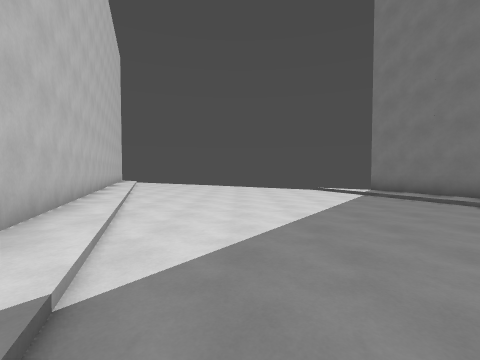
view 1 (above)

24 first-person views from a walk through a level from a Godot 3-D game. The camera is 1.5 m above the floor, tilts 2° down and sees 90° across. The floor is counted in squares, 2 m on a side. Each view is taken from the middle of a square. On the plan, view 1 faces up. The plan holds only what a view shows up to about 9 squares ahead; the rest is blank. The place goes on beyond the plan.

view 2
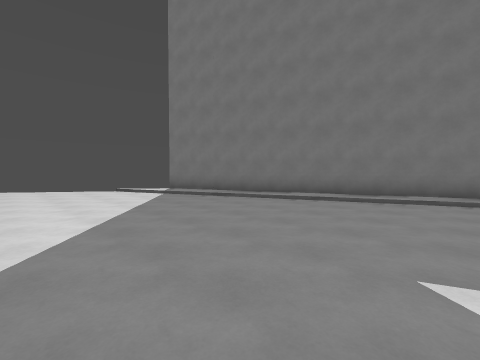

view 3
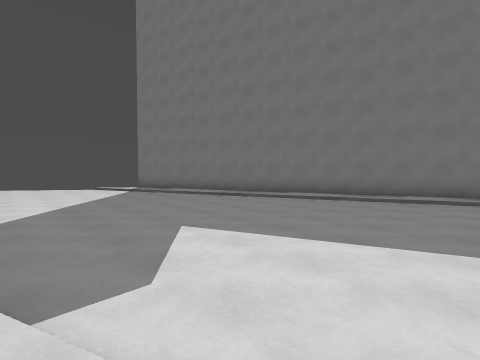

view 4
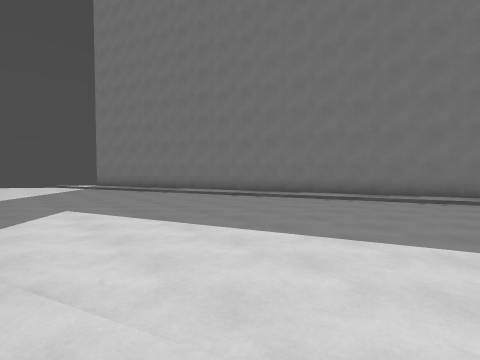

view 5
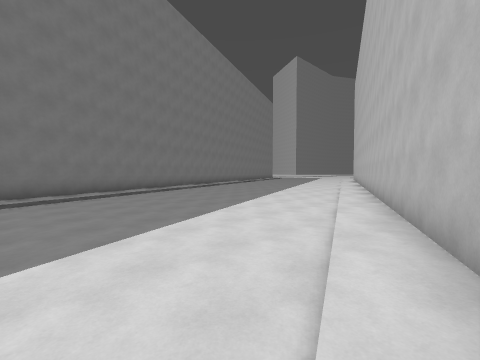

view 6
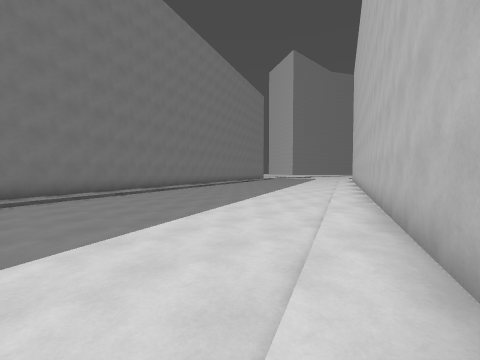

view 7
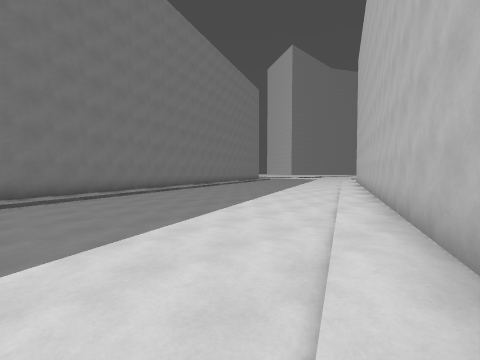

view 8
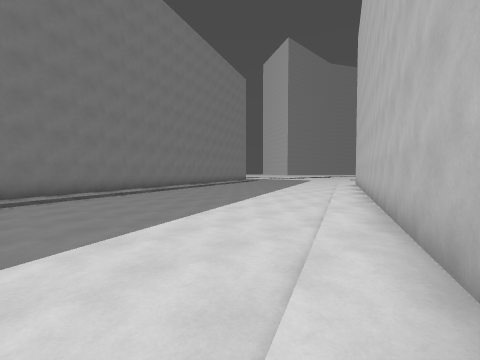

view 9
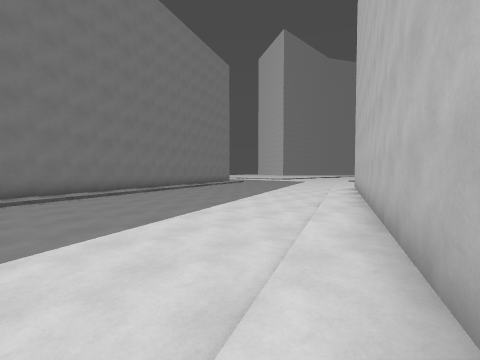

view 10
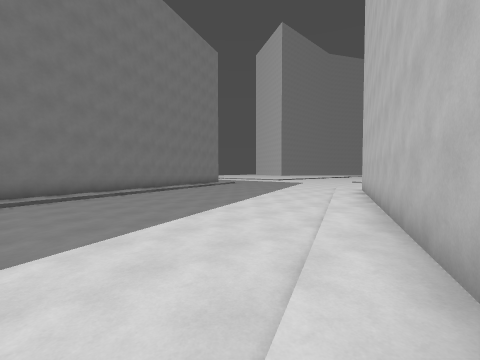

view 11
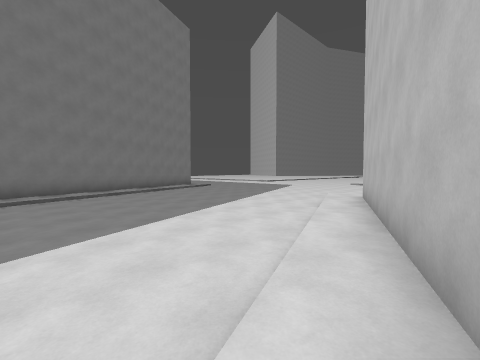

view 12
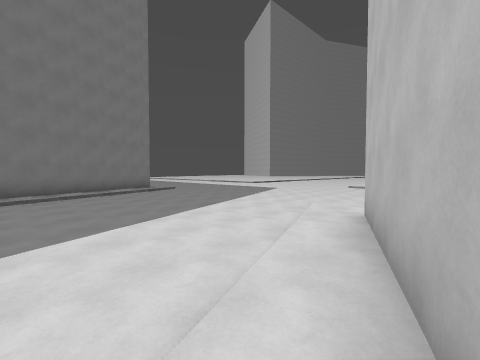

view 13
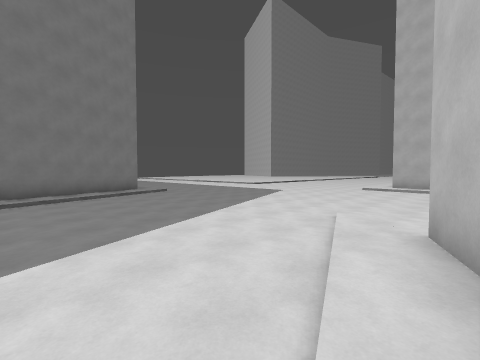

view 14
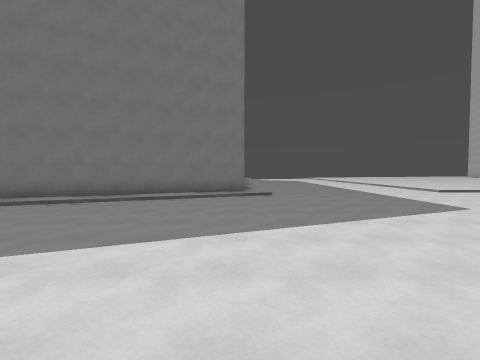

view 15
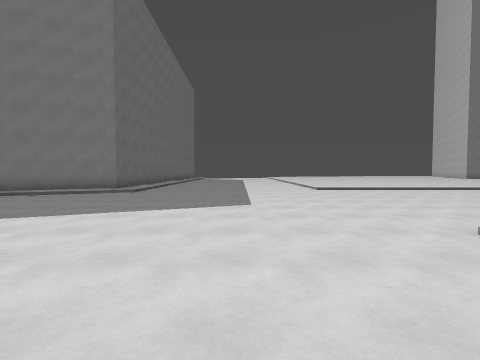

view 16
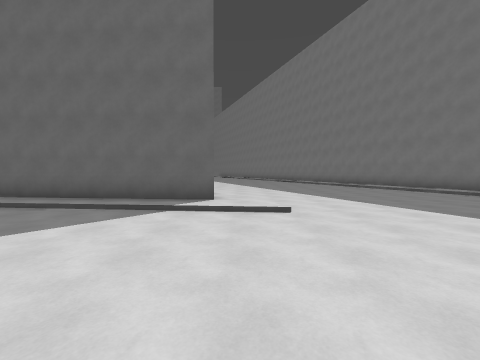

view 17
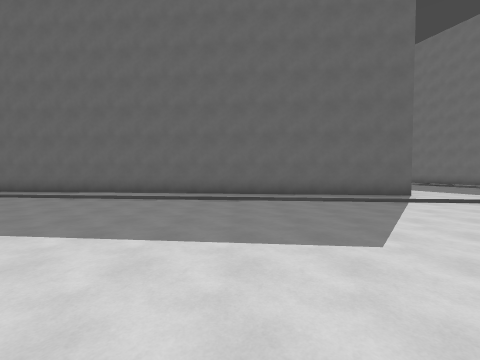

view 18
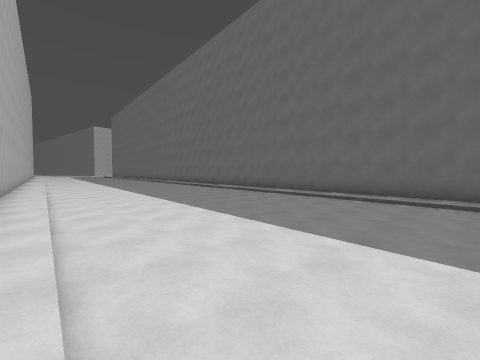

view 19
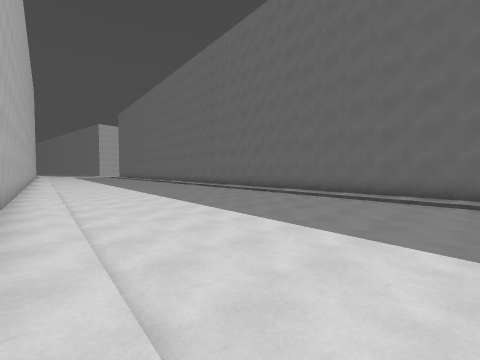

view 20
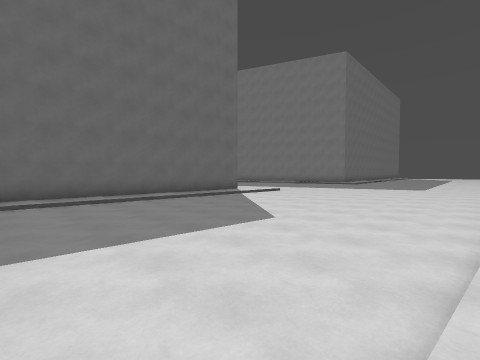

view 21
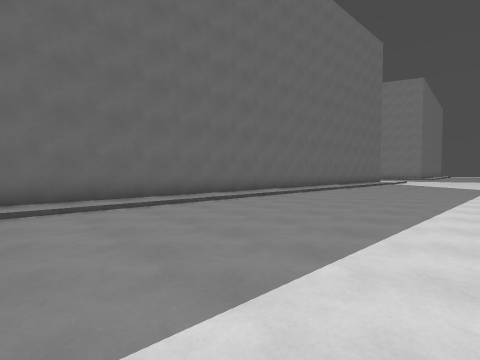

view 22
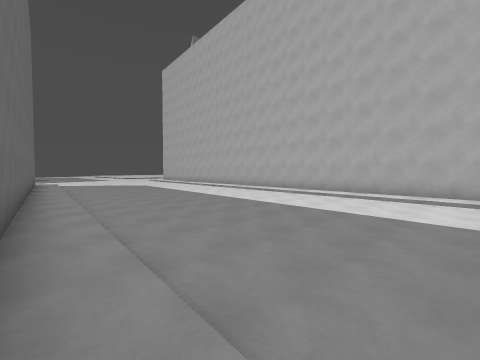

view 23
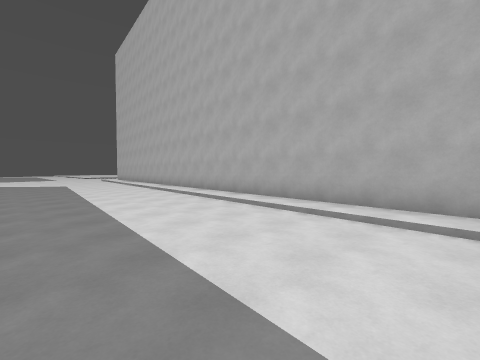

view 24
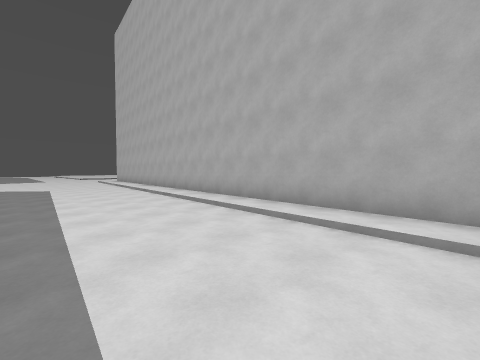

### Floor plan
Key: @ floor where view 1 was taken; # wall or solid block; . main floor; : floor 0.25 m higher than the main floor; / step, stairs or slope.
Columns run from 9 left of view 1 to 19 right of it. Each row starts with its distance up from view 1.
  9     :/.......:
  8     #/......./##
  7     #:/....../:#
  6     ##/.......:#
  5      #:......./##
  4      #:/.......:#
  3      ##/......./##
  2        :/....../:#
  1         /.......:#
  0          @....../##
 -1          /.......:#
 -2          /......./##
 -3          :/....../:#
 -4           /.......:#
 -5           :......./##
 -6           :/.......:#
 -7           #/......./##
 -8           #:/....../:#
 -9           ##/.......:#
-10            #:......./##
-11            #:/.......:#
-12            ##/......./##
-13             #:/....../:#
-14             ##/.......:#
-15              #:......./##
-16              #:/.......:#
-17              ##/......./##
-18               #:/....../:#
-19               ##/.......:#
-20                #:......./##
-21                #:/.......:#
-22                ##/......./##
-23                 #:/....../:#
-24                 ##/.......:#
-25  ###             #:......./##
-26 :::###########   #:/.......:#
-27 ../////::::::######/......./#
-28 ............/////:::/....../:
-29 ............................/
-30 .............................
-31 .............................
-32 .............................
-33 .............................
-34 ://////......................
-35 #####:::::://////............
-36     ########          /......

Positions as (right, up) in squares from view 1, and headings:
1: (0, 0), facing up
2: (0, 0), facing up-right
3: (0, -3), facing up-right
4: (1, -6), facing up-right
5: (1, -4), facing down-right
6: (2, -7), facing down-right
7: (3, -9), facing down-right
8: (4, -12), facing down-right
9: (5, -15), facing down-right
10: (6, -17), facing down-right
11: (7, -20), facing down-right
12: (8, -23), facing down-right
13: (9, -24), facing down-right
14: (10, -28), facing right
15: (10, -33), facing right
16: (10, -33), facing up
17: (4, -35), facing up
18: (4, -35), facing up-left
19: (1, -35), facing up-left
20: (2, -35), facing up-right
21: (-8, -32), facing up-right
22: (-9, -26), facing down-right
23: (-9, -30), facing down-right
24: (-6, -31), facing down-right
